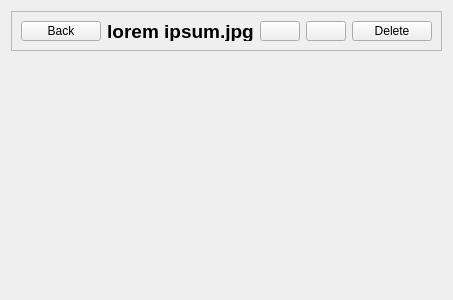
<?xml version="1.0" encoding="UTF-8"?>
<ui version="4.0">
 <class>PictureWidget</class>
 <widget class="QWidget" name="PictureWidget">
  <property name="geometry">
   <rect>
    <x>0</x>
    <y>0</y>
    <width>400</width>
    <height>300</height>
   </rect>
  </property>
  <property name="windowTitle">
   <string>Form</string>
  </property>
  <layout class="QVBoxLayout" name="verticalLayout">
   <item>
    <widget class="QFrame" name="frame">
     <property name="minimumSize">
      <size>
       <width>0</width>
       <height>40</height>
      </size>
     </property>
     <property name="maximumSize">
      <size>
       <width>16777215</width>
       <height>40</height>
      </size>
     </property>
     <property name="frameShape">
      <enum>QFrame::StyledPanel</enum>
     </property>
     <property name="frameShadow">
      <enum>QFrame::Raised</enum>
     </property>
     <layout class="QHBoxLayout" name="horizontalLayout">
      <item>
       <widget class="QPushButton" name="backButton">
        <property name="text">
         <string>Back</string>
        </property>
        <property name="icon">
         <iconset resource="res/resource.qrc">
          <normaloff>:/icons/back-to-gallery.png</normaloff>:/icons/back-to-gallery.png</iconset>
        </property>
       </widget>
      </item>
      <item>
       <widget class="QLabel" name="nameLabel">
        <property name="maximumSize">
         <size>
          <width>16777215</width>
          <height>30</height>
         </size>
        </property>
        <property name="font">
         <font>
          <pointsize>14</pointsize>
          <weight>75</weight>
          <bold>true</bold>
         </font>
        </property>
        <property name="text">
         <string>lorem ipsum.jpg</string>
        </property>
        <property name="alignment">
         <set>Qt::AlignCenter</set>
        </property>
       </widget>
      </item>
      <item>
       <widget class="QPushButton" name="previousButton">
        <property name="text">
         <string/>
        </property>
        <property name="icon">
         <iconset resource="res/resource.qrc">
          <normaloff>:/icons/photo-previous.png</normaloff>:/icons/photo-previous.png</iconset>
        </property>
       </widget>
      </item>
      <item>
       <widget class="QPushButton" name="nextButton">
        <property name="text">
         <string/>
        </property>
        <property name="icon">
         <iconset resource="res/resource.qrc">
          <normaloff>:/icons/photo-next.png</normaloff>:/icons/photo-next.png</iconset>
        </property>
       </widget>
      </item>
      <item>
       <spacer name="horizontalSpacer">
        <property name="orientation">
         <enum>Qt::Horizontal</enum>
        </property>
        <property name="sizeHint" stdset="0">
         <size>
          <width>40</width>
          <height>20</height>
         </size>
        </property>
       </spacer>
      </item>
      <item>
       <widget class="QPushButton" name="deleteButton">
        <property name="text">
         <string>Delete</string>
        </property>
        <property name="icon">
         <iconset resource="res/resource.qrc">
          <normaloff>:/icons/photo-delete.png</normaloff>:/icons/photo-delete.png</iconset>
        </property>
       </widget>
      </item>
     </layout>
    </widget>
   </item>
   <item>
    <widget class="QLabel" name="pictureLabel">
     <property name="text">
      <string/>
     </property>
    </widget>
   </item>
  </layout>
 </widget>
 <resources>
  <include location="res/resource.qrc"/>
 </resources>
 <connections/>
</ui>
